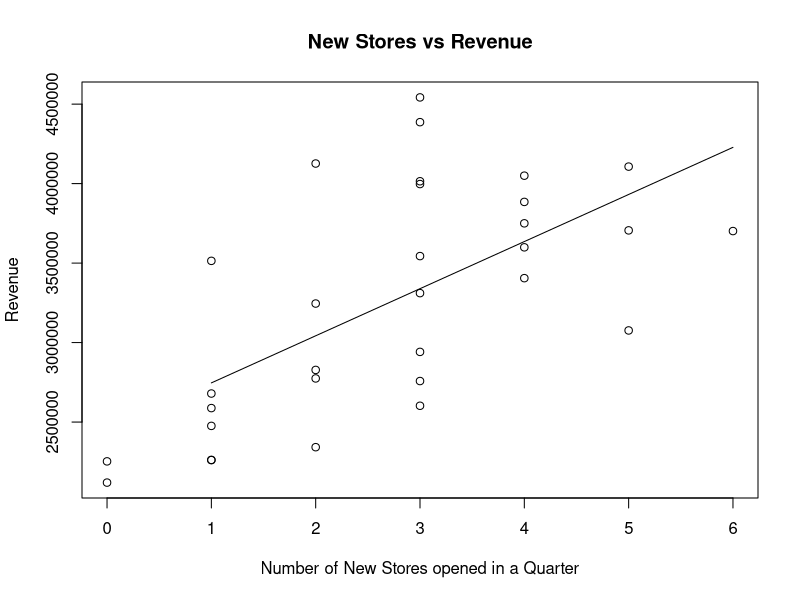

Write the R code that produced this figure.
# allows reading/writing of excel sheets, functions
library(readxl)
library(writexl)
library(zoo)
library(forecast)

excel_sheets('financial_recleaned.xlsx')
excel_sheets('new_stores.xlsx')

#read excel sheets
input_sheet = read_excel("financial_recleaned.xlsx", sheet=1, col_names = TRUE)
new_stores = read_excel("new_stores.xlsx", sheet=1, col_names = TRUE)

#get data
quarterly_indexes = c()
for (i in 0:90) {
  if (i%%3==0) {
    quarterly_indexes <- c(quarterly_indexes, 5+i)
  }
}

#zoo sequence to create name as year/quarter
quarters <- as.yearqtr(2011 + seq(0, 30)/4)
format(quarters, "%Y Quarter %q")
quarters <-  as.numeric(quarters)


#REVENUE FORECAST
rev_total = as.numeric(t(input_sheet[15,quarterly_indexes]))

#training
new_stores <- new_stores["nstores"]
data <- data.frame(quarters, new_stores, rev_total)

fit <- lm(rev_total ~ as.matrix(new_stores), data=data)
summary(fit)

plot(data$nstores, data$rev_total, main="New Stores vs Revenue", xlab="Number of New Stores opened in a Quarter", ylab="Revenue")
eq = function(x){2450069+296353*x}
lines(eq(1:6), type='l')



